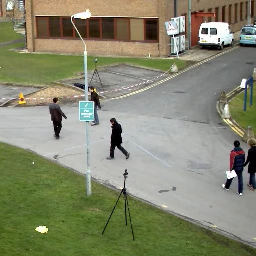
#> input picture data/PET2009-fm1.bmp, 256 x 256 px
$ python optflowBM.py
#> lines starting #> are read from the running program, lines starting #| are printed output that depends on the picture
#%%
import cv2
import numpy as np
from matplotlib import pyplot as plt

def ssd(arr1, arr2):
    assert len(arr1) == len(arr2)
    return sum((arr1 - arr2) ** 2)

def block_matching(im1, im2, window_size, shift, stride):

    # Initialize the matrices.
    w = int( (im2.shape[0] - window_size)//float(stride)+1)
    h = int( (im2.shape[1] - window_size)//float(stride)+1)

    px = np.zeros((w,h))
    py = np.zeros((w,h))
    vx = np.zeros((w,h))
    vy = np.zeros((w,h))
    colors =  np.zeros((w,h))
    wh = window_size // 2

    plot_plane = np.zeros(im2.shape)

    # Go through all the blocks.
    tx, ty = 0, 0

    # 格子位置に関するループ
    # （Windowの±whの範囲をstrideのステップ幅で走査する）
    for x in range(wh, im2.shape[0] - wh - 1, stride):
        for y in range(wh, im2.shape[1] - wh - 1, stride):
            nm = im2[x-wh:x+wh+1, y-wh:y+wh+1].flatten()

            min_dist = None
            flox, flowy = 0, 0
            curr_x, curr_y = 0, 0
            # テンプレートマッチング
            # SSDが最小になる位置を探索して位置の移動量を求める
            # 格子位置から±shiftの範囲で探索する
            for i in range(max(x - shift, wh), min(x + shift + 1, im1.shape[0] - wh - 1)):
                for j in range(max(y - shift, wh), min(y + shift + 1, im1.shape[1] - wh - 1)):
                    om = im1[i-wh:i+wh+1, j-wh:j+wh+1].flatten()

                    # Compute the distance and update minimum.
                    dist = ssd(nm, om)
                    if not min_dist or dist < min_dist:
                        min_dist = dist
                        flowx, flowy = x - i, y - j
                        curr_x, curr_y = i, j

            # Update the flow field.
            vx[-tx,ty] = flowy
            vy[-tx,ty] = flowx
            colors[-tx,ty] = np.sqrt(flowy**2+flowx**2)

            ty += 1
        tx += 1
        ty = 0

    return px, py, vx, vy, colors, plot_plane


#%%
prev_image = cv2.imread("./data/PET2009-fm1.bmp", 0)
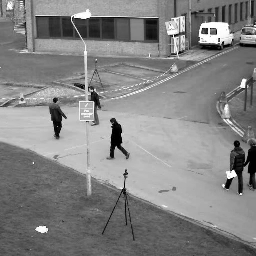
#> prev_image: shape (256, 256); min 0, max 255, mean 131.4
curr_image = cv2.imread("./data/PET2009-fm2.bmp", 0)
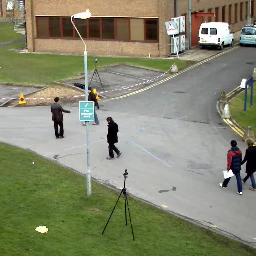
#> input picture data/PET2009-fm2.bmp, 256 x 256 px
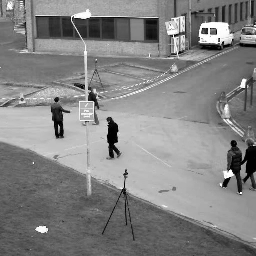
#> curr_image: shape (256, 256); min 0, max 255, mean 131.3

px, py, vx, vy, colors, plot_plane = block_matching(prev_image, curr_image, window_size=10, shift=5, stride=5)
#> after the loop in block_matching, `for x in range(wh, im2.shape[0] - wh - 1, stride):`:
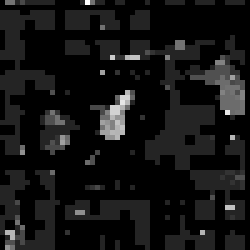
#> colors: shape (50, 50) float64 (shown 5 times larger); min 0, max 7.07, mean 0.553; drawn with min black and max white
#> after the loop in block_matching, `for x in range(wh, im2.shape[0] - wh - 1, stride):`:
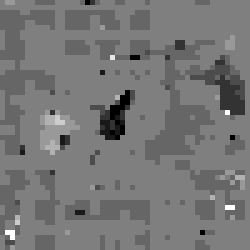
#> vx: shape (50, 50) float64 (shown 5 times larger); min -5, max 5, mean -0.372; drawn with min black and max white
#> after the loop in block_matching, `for x in range(wh, im2.shape[0] - wh - 1, stride):`:
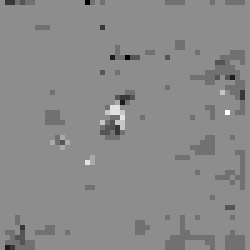
#> vy: shape (50, 50) float64 (shown 5 times larger); min -5, max 4, mean -0.109; drawn with min black and max white
#> after the loop in block_matching, `for x in range(wh, im2.shape[0] - wh - 1, stride):`: flowx = 0; tx = 49
#> px: shape (50, 50) float64; every value is 0
#> plot_plane: shape (256, 256) float64; every value is 0

#%%
fig, ax = plt.subplots(figsize=(12,12))
ax.quiver(vx,vy,colors,cmap="jet")
ax.set_aspect("equal")
ax.axis("off")
#plt.imshow(plot_plane, cmap="gray")
#plt.show()
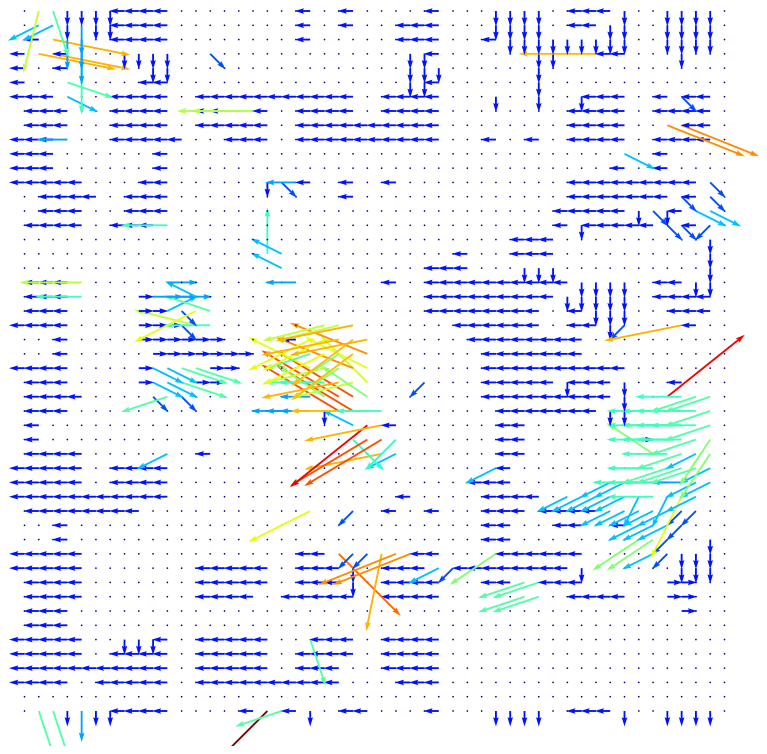
#> figure drawn by matplotlib, 1 panel
